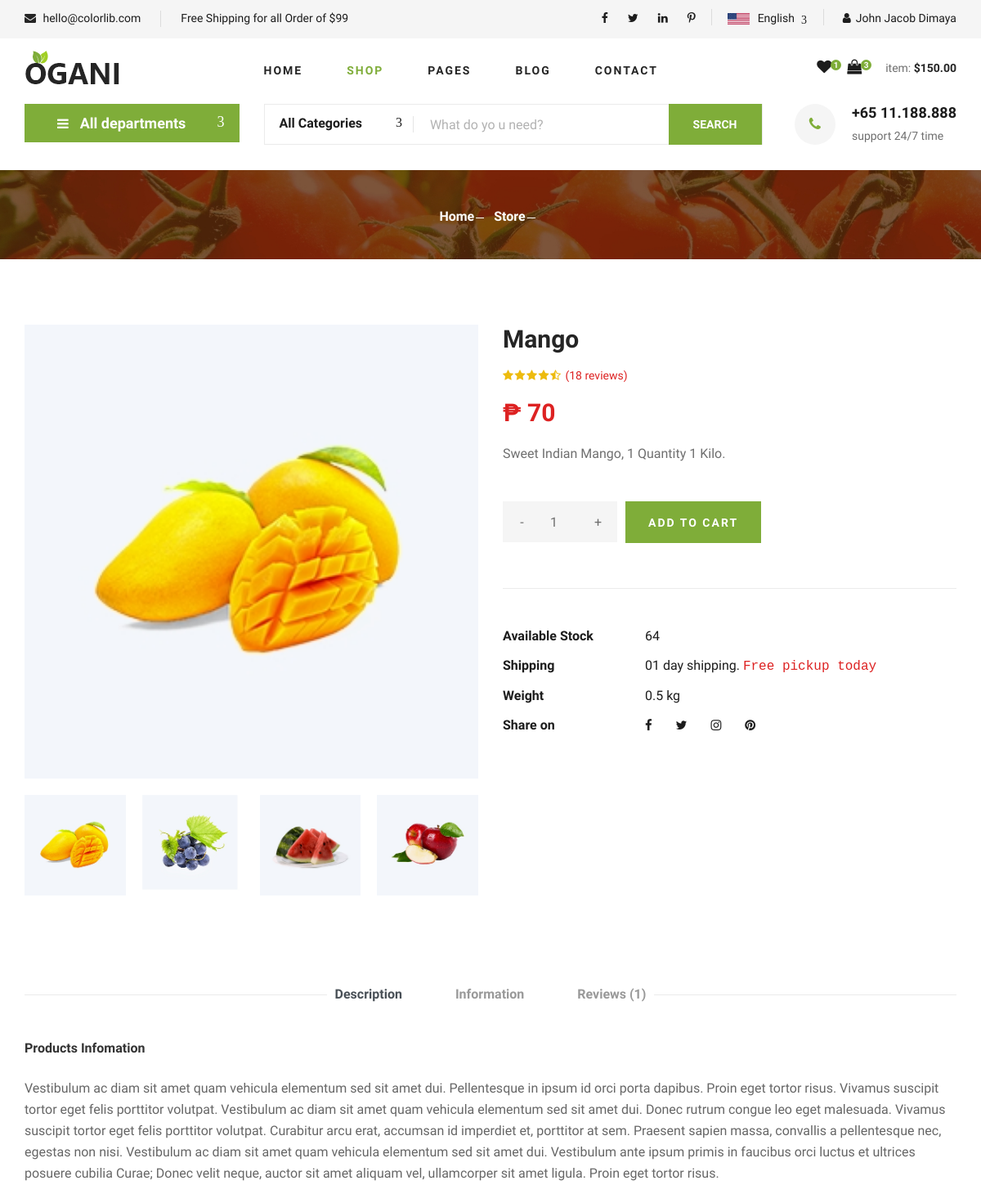
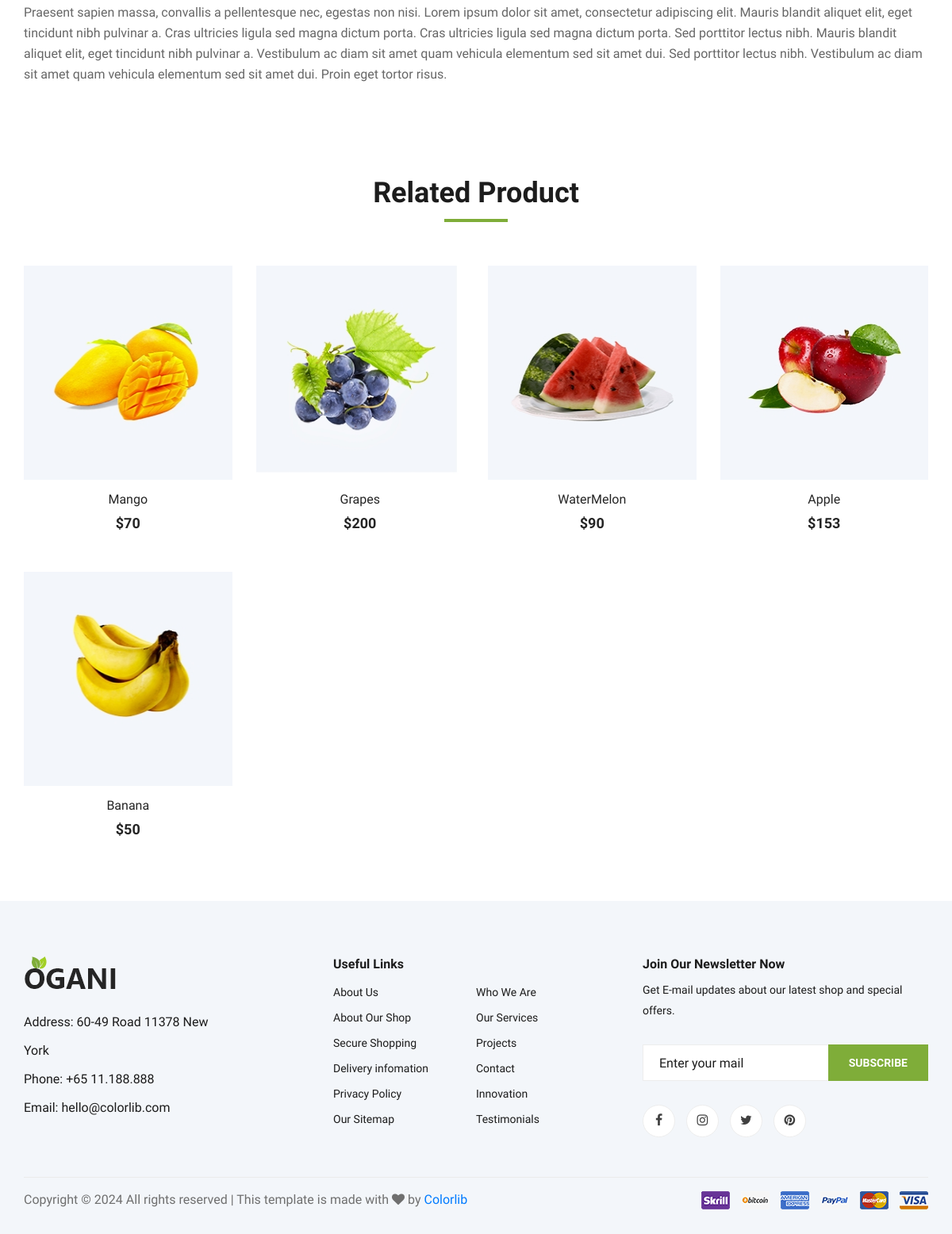
Screenshot of /item_details.php?id=21 (signed in) with the database file from the repository (2 pictures, top to bottom).
### tables this page shows
CREATE TABLE `productitems_tbl` (
  `id` int(11) NOT NULL,
  `product_id` int(11) NOT NULL,
  `product_image` text DEFAULT NULL,
  `description` varchar(255) DEFAULT NULL,
  `qty` int(11) DEFAULT NULL,
  `price` varchar(11) DEFAULT NULL,
  `vendor_name` varchar(255) DEFAULT NULL,
  `batch_number` varchar(6) DEFAULT NULL,
  `added_at` datetime NOT NULL DEFAULT current_timestamp(),
  `added_by` varchar(255) DEFAULT NULL
);

### item_details.php (the view, shortened to what the rows shown need)
<?php $id = getProductId($_GET['id']); ?>
<?php $products = viewRelatedProducts($id); ?>
<?php $itemDetails = viewItemDetails(); ?>
<!DOCTYPE html>
<html lang="zxx">
<head>
    <link rel="stylesheet" href="css/bootstrap.min.css" type="text/css">
    <link rel="stylesheet" href="https://cdnjs.cloudflare.com/ajax/libs/font-awesome/4.7.0/css/font-awesome.min.css">
    <link rel="stylesheet" href="css/elegant-icons.css" type="text/css">
    <link rel="stylesheet" href="css/nice-select.css" type="text/css">
    <link rel="stylesheet" href="css/jquery-ui.min.css" type="text/css">
    <link rel="stylesheet" href="css/owl.carousel.min.css" type="text/css">
    <link rel="stylesheet" href="css/slicknav.min.css" type="text/css">
    <link rel="stylesheet" href="css/style.css" type="text/css">
</head>
<body>
    <section class="product-details spad">
        <div class="container">
            <div class="row">
                <div class="col-lg-6 col-md-6">
                    <div class="product__details__pic">
                    <div class="product__details__pic__item">
                        <img class="product__details__pic__item--large"
                            src="/e-commerce/uploads/<?= isset($itemDetails['product_image']) ? $itemDetails['product_image'] : 'default.png' ?>"
                            alt="Product Image">
                    </div>
                        <div class="product__details__pic__slider owl-carousel">
                        <?php foreach($products as $product) :?>
                            <a href="item_details.php?id=<?= $product['id'] ?>"><img src="/e-commerce/uploads/<?= $product['product_image'] ?>" alt="Item"></a>
                        <?php endforeach; ?>
                        </div>
                    </div>
                </div>
                <div class="col-lg-6 col-md-6">
                    <div class="product__details__text">
                        <h3><?= $itemDetails['vendor_name'] ?></h3>
                        <div class="product__details__rating">
                            <i class="fa fa-star"></i>
                            <i class="fa fa-star"></i>
                            <i class="fa fa-star"></i>
                            <i class="fa fa-star"></i>
                            <i class="fa fa-star-half-o"></i>
                            <span>(18 reviews)</span>
                        </div>
                        <div class="product__details__price">₱ <?= $itemDetails['price'] ?></div>
                        <p><?= $itemDetails['description'] ?></p>
                        <form action="" method="post">
                        <div class="product__details__quantity">
                            <div class="quantity">
                            </div>
                        </div>
                        <input type="submit" class="primary-btn" style="border: none;" name="add_cart" value="Add to Cart" <?= ($itemDetails['qty'] == 0) ? 'disabled' : '' ?>>
                        </form>
                        <ul>
                            <li><b>Available Stock</b> <span><?= $itemDetails['qty'] ?></span></li>
                            <li><b>Shipping</b> <span>01 day shipping. <samp>Free pickup today</samp></span></li>
                            <li><b>Weight</b> <span>0.5 kg</span></li>
                            <li><b>Share on</b>
                            </li>
                        </ul>
                    </div>
                </div>
            </div>
        </div>
    </section>
    <section class="related-product">
        <div class="container">
            <div class="row">
                <div class="col-lg-12">
                    <div class="section-title related__product__title">
                        <h2>Related Product</h2>
                    </div>
                </div>
            </div>
            <div class="row">
                <?php
                foreach ($products as $product) {
                ?>
                    <div class="col-lg-3 col-md-4 col-sm-6">
                        <div class="product__item">
                            <div class="product__item__pic set-bg" data-setbg="/e-commerce/uploads/<?= $product['product_image'] ?>">
                            </div>
                            <div class="product__item__text">
                                <h6><a href="#"><?= $product['vendor_name'] ?></a></h6>
                                <h5>$<?= $product['price'] ?></h5>
                            </div>
                        </div>
                    </div>
                <?php
                }
                ?>
            </div>
        </div>
    </section>
</body>
</html>

### rows the page displays
productitems_tbl: product_image (picture), vendor_name "Mango", price "70", description "Sweet Indian Mango, 1 Quantity 1 Kilo.", add_cart "Add to Cart", qty "64", shows a picture
productitems_tbl: product_image (picture), shows a picture, vendor_name "Grapes", price "200"
productitems_tbl: product_image (picture), shows a picture, vendor_name "WaterMelon", price "90"
productitems_tbl: product_image (picture), shows a picture, vendor_name "Apple", price "153"
productitems_tbl: shows a picture, vendor_name "Banana", price "50"

### other values shown
$user['fullname'] "John Jacob Dimaya"
